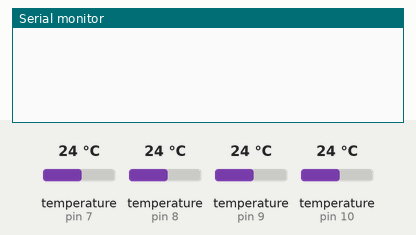
Recording of a sketch running on a simulated Arduino Uno, built with avr-gcc and run on an emulated ATmega328P. Shown: the last lines printed to the serial monitor. The test bench sets the inputs (shaded band); at power-on: temperature (sensors on pin 7, pin 8, pin 9, pin 10) 24 °C.

Above: at 1.3 s.
1.4 s: temperature (sensor on pin 7) set to 12 °C
At 3.7 s:
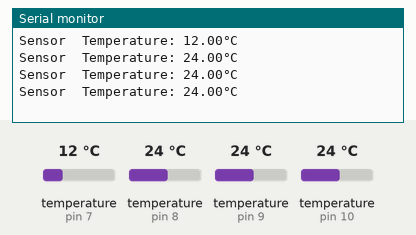
7.2 s: temperature (sensor on pin 8) set to 19 °C
At 8.6 s:
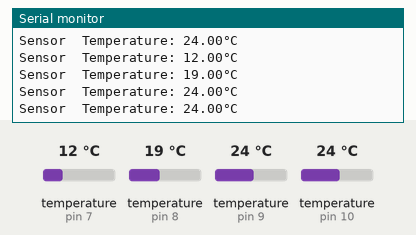
13.0 s: temperature (sensor on pin 9) set to 28 °C
At 15.9 s:
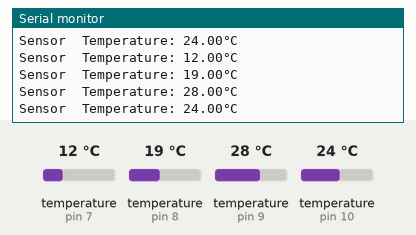
18.8 s: temperature (sensor on pin 10) set to 33 °C
At 20.7 s:
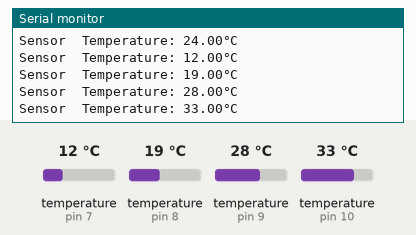
24.6 s: temperature (sensor on pin 7) set to 41 °C
Timing chart, 0 to 27.6 s (numbered marks = the images above; inputs shaded):
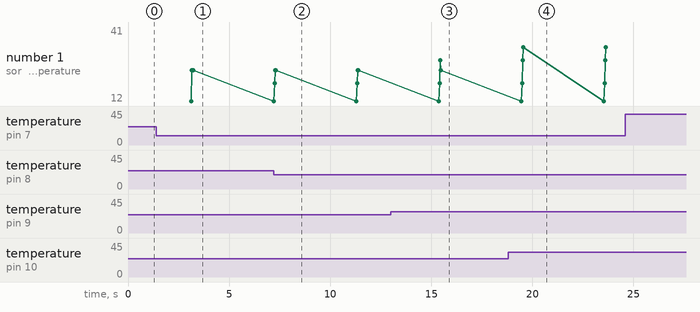

Measured:
- after the input at 1.4 s, the serial monitor: prints a new line after 1.7 s (image 1)
- after the input at 7.2 s, the serial monitor: prints a new line after 0.05 s (image 2)
- after the input at 13.0 s, the serial monitor: prints a new line after 2.4 s (image 3)
- after the input at 18.8 s, the serial monitor: prints a new line after 0.76 s (image 4)
- plotted number 1: 24 → 33 after the input at 18.8 s

The sketch:

DS18B20_Reading_Four_Sensors.ino
```cpp
//Rquired Libraries
#include <OneWire.h>
#include <DallasTemperature.h>

// Data wire is connected to individual pins
#define block1Temperature 7
#define block2Temperature 8
#define block3Temperature 9
#define block4Temperature 10

// Define the number of sensors
#define NUM_SENSORS 4

// Setup oneWire instances for each sensor
OneWire oneWireSensor1(block1Temperature);
OneWire oneWireSensor2(block2Temperature);
OneWire oneWireSensor3(block3Temperature);
OneWire oneWireSensor4(block4Temperature);

// Pass oneWire references to DallasTemperature library
DallasTemperature sensor1(&oneWireSensor1);
DallasTemperature sensor2(&oneWireSensor2);
DallasTemperature sensor3(&oneWireSensor3);
DallasTemperature sensor4(&oneWireSensor4);

// Array to store the addresses of the sensors
DeviceAddress sensor1Address;
DeviceAddress sensor2Address;
DeviceAddress sensor3Address;
DeviceAddress sensor4Address;

void setup() {
  // Start serial communication
  Serial.begin(9600);

  // Initialize the DS18B20 sensors
  sensor1.begin();
  sensor2.begin();
  sensor3.begin();
  sensor4.begin();

  // Get the addresses of the sensors
  sensor1.getAddress(sensor1Address, 0);
  sensor2.getAddress(sensor2Address, 0);
  sensor3.getAddress(sensor3Address, 0);
  sensor4.getAddress(sensor4Address, 0);
}

void loop() {
  // Request temperature from each sensor
  sensor1.requestTemperatures();
  sensor2.requestTemperatures();
  sensor3.requestTemperatures();
  sensor4.requestTemperatures();

  // Read and display the temperature for each sensor
  float temperatureC;

  // Sensor 1
  temperatureC = sensor1.getTempC(sensor1Address);
  displayTemperature(1, temperatureC);

  // Sensor 2
  temperatureC = sensor2.getTempC(sensor2Address);
  displayTemperature(2, temperatureC);

  //Sensor 3
  temperatureC = sensor3.getTempC(sensor3Address);
  displayTemperature(3, temperatureC);

  // Sensor 4
  temperatureC = sensor4.getTempC(sensor4Address);
  displayTemperature(4, temperatureC);

  // Wait for a second before reading the temperatures again
  delay(1000);
}

// Function to display temperature on the serial monitor
void displayTemperature(int sensorNumber, float temperature) {
  // Check if the temperature is valid (not an error value)
  if (temperature != DEVICE_DISCONNECTED_C) {
    // Display the temperature on the serial monitor
    Serial.print("Sensor ");
    //Serial.print(sensorNumber);
    Serial.print(" Temperature: ");
    Serial.print(temperature);
    Serial.println("°C");
  } else {
    // If an error occurred, display an error message
    Serial.print("Error: Could not read temperature data from Sensor ");
    Serial.println(sensorNumber);
  }
}
```
